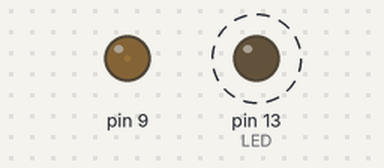
Bench run of a sketch on a simulated Arduino Uno, built with avr-gcc and run on an emulated ATmega328P. On the bench: output pins drawn as LEDs (lit = HIGH). Dashed ring = blinking.

Above: at 0.05 s.
At 1.05 s:
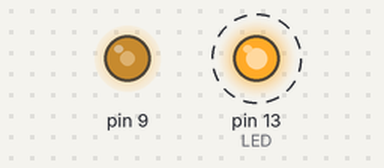
At 1.5 s:
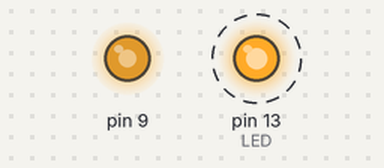
At 1.95 s:
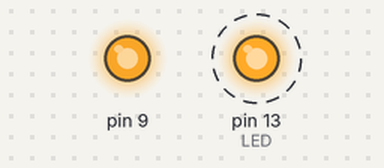
Timing chart, 0 to 4.7 s (numbered marks = the images above):
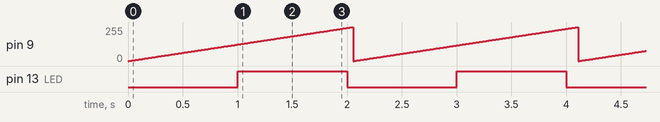

The sketch:

tema6b.ino
```cpp
#include <TimerOne.h>
#define PARPADEO_OK   10000
#define LED 13

void setup() {
  pinMode(LED, OUTPUT);
  Timer1.initialize(100);       // Inicializamos Temporizador 1 a 100us.
  Timer1.attachInterrupt(parpadea);   // Función asociada al desbordamiento.
}

void parpadea() {
  static unsigned long contador=0;
  contador++;
  if (contador > PARPADEO_OK){
    contador=0;
    digitalWrite(LED, !digitalRead(LED));
  }
}

void loop() {
  for (int i = 0; i < 1023; i++) {
    Timer1.pwm(9, i);
    delay(2);
  }
}
```

Measured:
- by itself, pin 9: ramps from 0/255 to 254/255 and jumps back, once every 2.1 s
- by itself, pin 13 (LED): alternates HIGH for 1.0 s and LOW for 1.0 s
